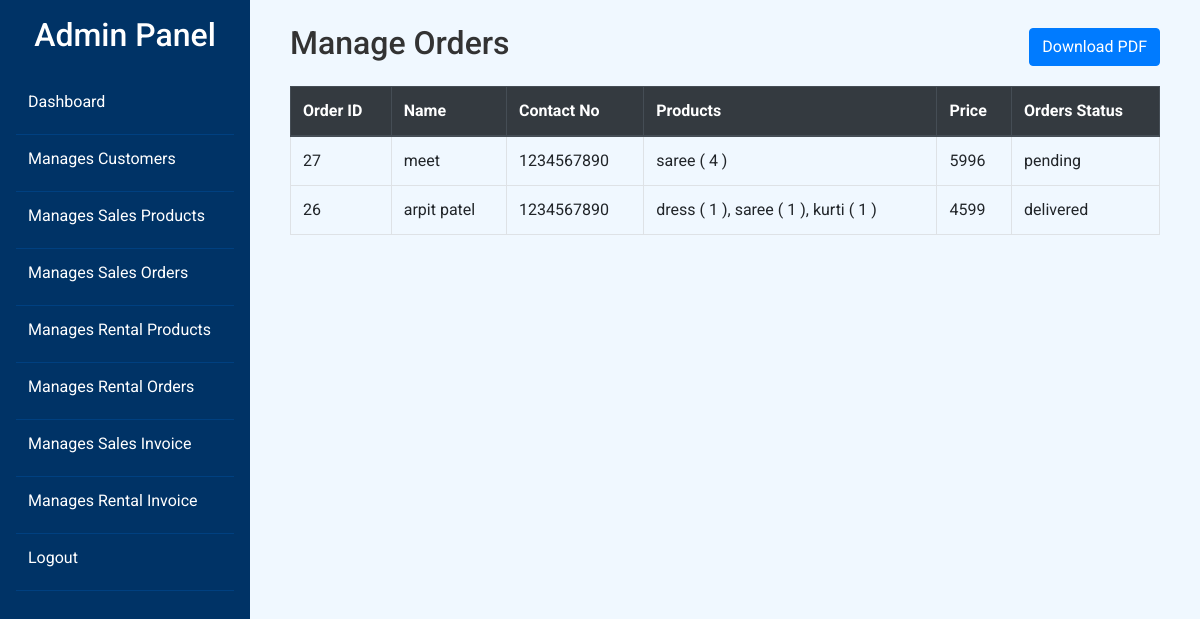
The app's page /admin_sales_invoice.php (signed in) with its own data.
### tables this page shows
CREATE TABLE `orders` (
  `id` int(100) NOT NULL,
  `user_id` int(100) NOT NULL,
  `name` varchar(100) NOT NULL,
  `number` varchar(12) NOT NULL,
  `email` varchar(100) NOT NULL,
  `address` varchar(500) NOT NULL,
  `total_products` varchar(1000) NOT NULL,
  `total_price` int(100) NOT NULL,
  `placed_on` varchar(50) NOT NULL,
  `payment_status` varchar(20) NOT NULL DEFAULT 'pending'
);

### admin_sales_invoice.php (the view, shortened to what this page needs)
<?php
@include 'config.php';
?>
<!DOCTYPE html>
<html lang="en">
<head>
   <link rel="stylesheet" href="https://maxcdn.bootstrapcdn.com/bootstrap/4.5.2/css/bootstrap.min.css">
   <link rel="stylesheet" href="admin_styles.css">
</head>
<body>
<div class="d-flex">
   <?php include 'admin_navbar.php' ?>
   <div class="content p-4 w-100">
      <section class="placed-orders container-fluied mx-3">
         <div class="d-flex justify-content-between align-items-center mb-3">
            <h2 class="text-center">Manage Orders</h2>
            <button id="download-pdf" class="btn btn-primary download-btn">Download PDF</button>
         </div>
         <div class="table-responsive">
            <table class="table table-bordered" id="orders-table">
               <thead class="thead-dark">
                  <tr>
                     <th>Order ID</th>
                     <th>Name</th>
                     <th>Contact No</th>
                     <th>Products</th>
                     <th>Price</th>
                     <th>Orders Status</th>
                  </tr>
               </thead>
               <tbody>
                  <?php
                     $select_orders = $conn->prepare("SELECT * FROM `orders` ORDER BY id DESC");
                     $select_orders->execute();
                     if($select_orders->rowCount() > 0){
                        while($fetch_orders = $select_orders->fetch(PDO::FETCH_ASSOC)){
                  ?>
                           <tr>
                              <td><?= $fetch_orders['id']; ?></td>
                              <td><?= $fetch_orders['name']; ?></td>
                              <td><?= $fetch_orders['number']; ?></td>
                              <td><?= $fetch_orders['total_products']; ?></td>
                              <td><?= $fetch_orders['total_price']; ?></td>
                              <td><?= $fetch_orders['payment_status']; ?></td>
                           </tr>
                     <?php
                        }
                     } else {
                        echo '<tr><td colspan="7" class="empty">No orders placed yet!</td></tr>';
                     }
                  ?>
               </tbody>
            </table>
         </div>
      </section>
   </div>
</div>
</body>
</html>

### admin_styles.css (style rules this page uses)
* { box-sizing: border-box; margin: 0; padding: 0; }
body { font-family: "Roboto", sans-serif; background-color: #f0f8ff; color: #333; }
.content { margin-left: 250px; padding: 20px; }

### admin_sales_invoice.php (style rules this page uses)
.table th, .table td { vertical-align: middle; }

### records on screen
orders: id "27", name "meet", number "1234567890", total_products "saree ( 4 )", total_price "5996", payment_status "pending"
orders: id "26", name "arpit patel", number "1234567890", total_products "dress ( 1 ), saree ( 1 ), kurti ( 1 )", total_price "4599", payment_status "delivered"
